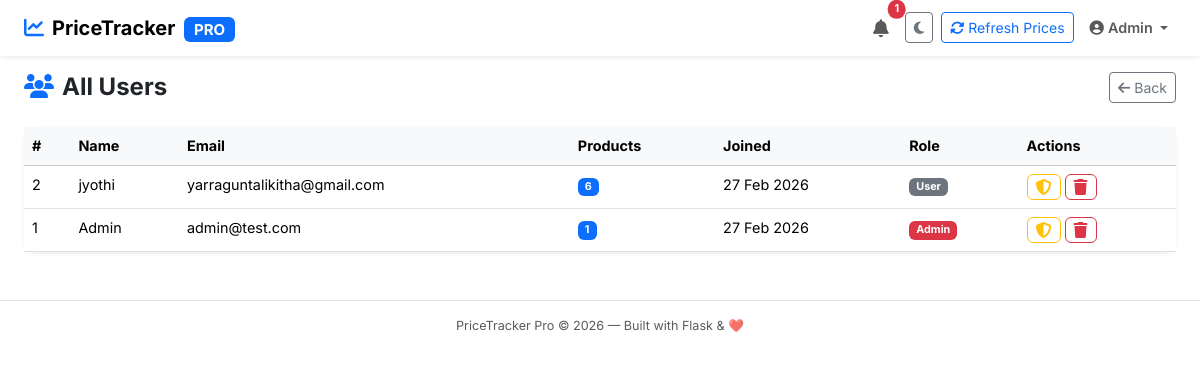
Page /admin/users (signed in) on the committed database.
### app/models/models.py (models this page shows, shortened)
class User(UserMixin, db.Model):
    __tablename__ = 'users'
    id = db.Column(db.Integer, primary_key=True, autoincrement=True)
    email = db.Column(db.String(150), unique=True, nullable=False, index=True)
    password_hash = db.Column(db.String(256), nullable=False)
    name = db.Column(db.String(100), nullable=True)
    is_verified = db.Column(db.Boolean, default=False)
    is_admin    = db.Column(db.Boolean, default=False)
    created_at  = db.Column(db.DateTime, default=datetime.utcnow)
    check_interval = db.Column(db.Integer, default=6) # hours
    min_drop_alert_pct = db.Column(db.Float, default=1.0) # minimum percentage to alert
    tracked_products = db.relationship('Product', secondary=user_products, lazy='subquery',
                                       backref=db.backref('tracked_by', lazy=True))
    otps = db.relationship('OTP', backref='user', lazy=True, cascade='all, delete-orphan')

### app/routes/admin.py (the view)
@admin_bp.route('/users')
@admin_required
def users():
    all_users = User.query.order_by(User.created_at.desc()).all()
    return render_template('admin/users.html', users=all_users)

### app/routes/admin.py (called while the page is built)
def admin_required(f):
    @wraps(f)
    @login_required
    def decorated(*args, **kwargs):
        if not getattr(current_user, 'is_admin', False):
            flash("Admin access required.", "danger")
            return redirect(url_for('main.index'))
        return f(*args, **kwargs)
    return decorated

### app/templates/admin/users.html
{% extends "base.html" %}
{% block content %}
<div class="d-flex justify-content-between align-items-center mb-4">
    <h4 class="fw-bold mb-0"><i class="fa-solid fa-users me-2 text-primary"></i>All Users</h4>
    <a href="{{ url_for('admin.dashboard') }}" class="btn btn-sm btn-outline-secondary"><i
            class="fa-solid fa-arrow-left me-1"></i>Back</a>
</div>
<div class="card border-0 shadow-sm">
    <div class="card-body p-0">
        <table class="table table-hover mb-0">
            <thead class="table-light">
                <tr>
                    <th>#</th>
                    <th>Name</th>
                    <th>Email</th>
                    <th>Products</th>
                    <th>Joined</th>
                    <th>Role</th>
                    <th>Actions</th>
                </tr>
            </thead>
            <tbody>
                {% for u in users %}
                <tr>
                    <td>{{ u.id }}</td>
                    <td>{{ u.name or '—' }}</td>
                    <td>{{ u.email }}</td>
                    <td><span class="badge bg-primary">{{ u.tracked_products|length }}</span></td>
                    <td>{{ u.created_at.strftime('%d %b %Y') }}</td>
                    <td>
                        {% if u.is_admin %}<span class="badge bg-danger">Admin</span>
                        {% else %}<span class="badge bg-secondary">User</span>{% endif %}
                    </td>
                    <td class="d-flex gap-1">
                        <form action="{{ url_for('admin.toggle_admin', user_id=u.id) }}" method="POST">
                            <button class="btn btn-xs btn-outline-warning py-0 px-2" title="Toggle Admin">
                                <i class="fa-solid fa-shield-halved"></i>
                            </button>
                        </form>
                        <form action="{{ url_for('admin.delete_user', user_id=u.id) }}" method="POST"
                            onsubmit="return confirm('Delete {{ u.email }}?')">
                            <button class="btn btn-xs btn-outline-danger py-0 px-2" title="Delete User">
                                <i class="fa-solid fa-trash"></i>
                            </button>
                        </form>
                    </td>
                </tr>
                {% endfor %}
            </tbody>
        </table>
    </div>
</div>
{% endblock %}

### app/templates/base.html (shortened to what this page needs)
<!DOCTYPE html>
<html lang="en" data-bs-theme="light" id="htmlRoot">
<head>
    <link href="https://cdn.jsdelivr.net/npm/bootstrap@5.3.2/dist/css/bootstrap.min.css" rel="stylesheet">
    <link rel="stylesheet" href="https://cdnjs.cloudflare.com/ajax/libs/font-awesome/6.5.0/css/all.min.css">
    <link rel="stylesheet" href="{{ url_for('static', filename='style.css') }}">
</head>
<body>
    <nav class="navbar navbar-expand-lg shadow-sm sticky-top" id="mainNav">
        <div class="container-fluid px-4">
            <a class="navbar-brand fw-bold fs-5" href="{{ url_for('main.index') }}">
                <i class="fa-solid fa-chart-line text-primary me-2"></i>PriceTracker <span
                    class="badge bg-primary ms-1 fs-8">PRO</span>
            </a>
            <div class="collapse navbar-collapse" id="navbarContent">
                <ul class="navbar-nav ms-auto align-items-center gap-2">
                    {% if current_user.is_authenticated %}
                    <li class="nav-item dropdown">
                        <a class="nav-link position-relative" href="#" data-bs-toggle="dropdown" id="bellBtn">
                            {% if unread_count > 0 %}
                            <span
                                class="badge bg-danger position-absolute top-0 start-100 translate-middle rounded-pill"
                                id="notifBadge">{{ unread_count }}</span>
                            {% endif %}
                        </a>
                    </li>
                    <li class="nav-item">
                        <button class="btn btn-sm btn-outline-secondary" onclick="toggleDark()" title="Toggle dark mode"
                            id="darkBtn">
                            <i class="fa-solid fa-moon"></i>
                        </button>
                    </li>
                    <li class="nav-item">
                        <form action="{{ url_for('main.force_check') }}" method="POST" class="d-inline">
                            <button type="submit" class="btn btn-sm btn-outline-primary">
                                <i class="fa-solid fa-rotate me-1"></i>Refresh Prices
                            </button>
                        </form>
                    </li>
                    <li class="nav-item dropdown">
                        <a class="nav-link dropdown-toggle fw-semibold" href="#" data-bs-toggle="dropdown">
                            <i class="fa-solid fa-user-circle me-1"></i>{{ current_user.name or
                            current_user.email.split('@')[0] }}
                        </a>
                    </li>
                    {% else %}
                    <li class="nav-item"><a class="btn btn-outline-primary btn-sm"
                            href="{{ url_for('auth.login') }}">Login</a></li>
                    <li class="nav-item"><a class="btn btn-primary btn-sm fw-bold"
                            href="{{ url_for('auth.signup') }}">Sign Up Free</a></li>
                    {% endif %}
                </ul>
            </div>
        </div>
    </nav>
    <div class="container-fluid px-4">
        {% block content %}{% endblock %}
    </div>
    <footer class="text-center text-muted py-3 mt-5 border-top small">
        PriceTracker Pro &copy; 2026 &mdash; Built with Flask &amp; ❤️
    </footer>
</body>
</html>

### app/static/style.css (style rules this page uses)
body { font-family: 'Inter', -apple-system, sans-serif; font-size: 0.9rem; }
[data-bs-theme="light"] #mainNav { background: #fff; }
.card { border-radius: 14px; }

### rows in the picture
User: name "Admin", id "1", email "admin@test.com", tracked_products|length "1", created_at "27 Feb 2026", is_admin "Admin"
User: id "2", name "jyothi", email "yarraguntalikitha@gmail.com", tracked_products|length "6", created_at "27 Feb 2026", is_admin "User"

### other values in the picture
{{ unread_count }} "1"
